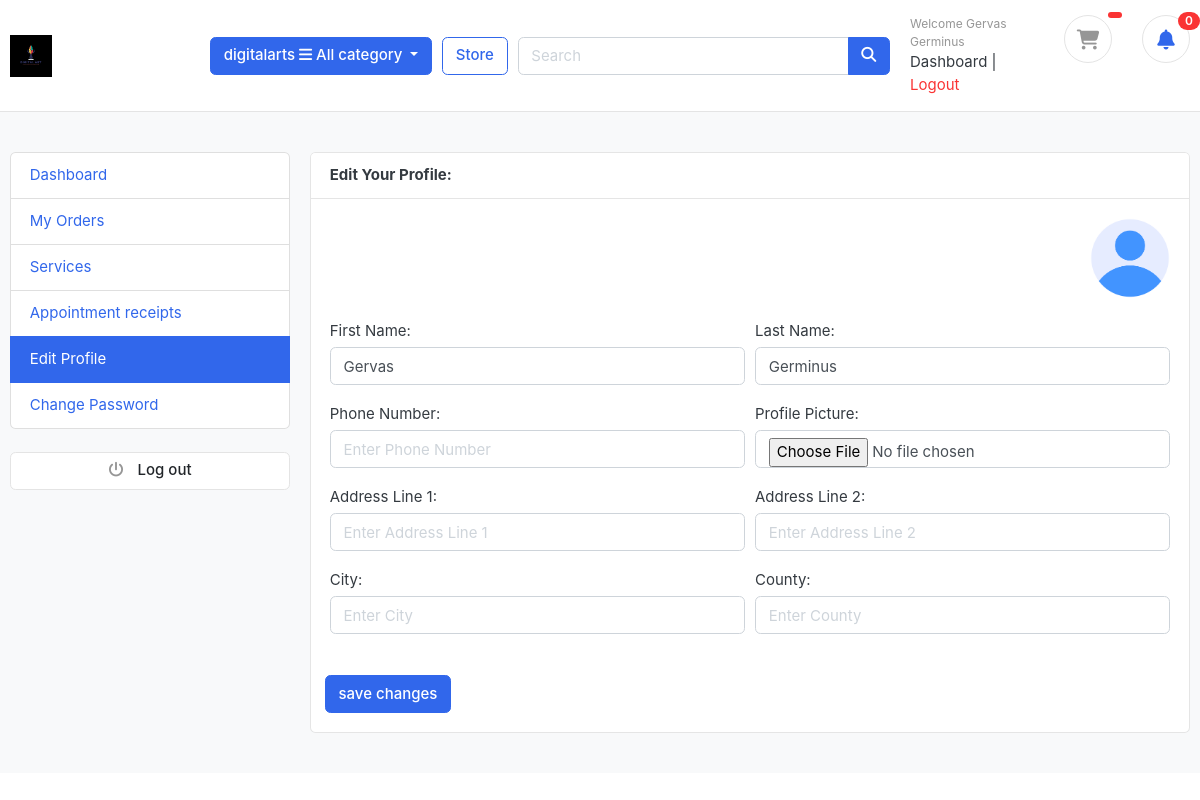
The app's page /accounts/edit_profile/ (signed in) with its own data.
### accounts/models.py (models this page shows, shortened)
class Account(AbstractUser):
    STATUS_CHOICES = [
        ('pending', 'Pending'),
        ('accepted', 'Accepted'),
        ('rejected', 'Rejected'),
    ]
    first_name = models.CharField(max_length=255)
    last_name = models.CharField(max_length=255)
    username = models.CharField(max_length=255, unique=True) # unique=True means that no two users can have the same username
    email = models.EmailField(unique=True) # unique=True means that no two users can have the same email address
    phone_number = models.CharField(max_length=10, validators=[validate_phone_number])
    address = models.CharField(max_length=255, blank=True)
    city = models.CharField(max_length=255, blank=True)
    county = models.CharField(max_length=255, blank=True)
    status = models.CharField(max_length=10, choices=STATUS_CHOICES, default='pending')
    is_vendor = models.BooleanField(default=False)
    USERNAME_FIELD = 'email' # username field
    REQUIRED_FIELDS = ['username', 'first_name', 'last_name'] # required when user is created
    class Meta:
        verbose_name = 'Customers'
        verbose_name_plural = 'Customers'

class UserProfile(models.Model):
    user = models.OneToOneField(Account, on_delete=models.CASCADE)
    address_line_1 = models.CharField(max_length=255, blank=True)
    address_line_2 = models.CharField(max_length=255, blank=True)
    profile_picture = models.ImageField(upload_to='userprofile/', blank=True, null=True, default='../static/images/avatars/user.png')
    city = models.CharField(max_length=255, blank=True)
    county = models.CharField(max_length=255, blank=True)
    class Meta:
        verbose_name = 'Customer Profile'
        verbose_name_plural = 'Customer Profiles'

### accounts/views.py (the view)
# urls.py: path('edit_profile/', views.edit_profile, name='edit_profile'),
@login_required(login_url='login')
def edit_profile(request):
    userprofile = get_object_or_404(UserProfile, user=request.user)
    if request.method == 'POST':
        user_form = UserForm(request.POST, instance=request.user)
        profile_form = UserProfileForm(request.POST, request.FILES, instance=userprofile)
        if user_form.is_valid() and profile_form.is_valid():
            user_form.save()
            profile_form.save()
            messages.success(request, 'Your profile has been updated')
            return redirect('edit_profile')
    else:
        user_form = UserForm(instance=request.user)
        profile_form = UserProfileForm(instance=userprofile)
    context = {
        'user_form': user_form,
        'profile_form': profile_form,
        'userprofile': userprofile,
    }
    return render(request, 'accounts/edit_profile.html', context)

### accounts/forms.py
class UserForm(forms.ModelForm):
    class Meta:
        model = Account
        fields = ('first_name', 'last_name', 'phone_number')
    def __init__(self, *args, **kwargs):
        super(UserForm, self).__init__(*args, **kwargs)
        self.fields['first_name'].widget.attrs['placeholder'] = 'Enter First Name'
        self.fields['last_name'].widget.attrs['placeholder'] = 'Enter Last Name'
        self.fields['phone_number'].widget.attrs['placeholder'] = 'Enter Phone Number'
        for field in self.fields:
            self.fields[field].widget.attrs['class'] = 'form-control'

class UserProfileForm(forms.ModelForm):
    profile_picture = forms.ImageField(required=False, error_messages={'invalid':("Image files only")}, widget=forms.FileInput)
    class Meta:
        model = UserProfile
        fields = ('address_line_1', 'address_line_2', 'city',  'county', 'profile_picture')
    def __init__(self, *args, **kwargs):
        super(UserProfileForm, self).__init__(*args, **kwargs)
        self.fields['address_line_1'].widget.attrs['placeholder'] = 'Enter Address Line 1'
        self.fields['address_line_2'].widget.attrs['placeholder'] = 'Enter Address Line 2'
        self.fields['city'].widget.attrs['placeholder'] = 'Enter City'
        self.fields['county'].widget.attrs['placeholder'] = 'Enter County'
        for field in self.fields:
            self.fields[field].widget.attrs['class'] = 'form-control'

### templates/accounts/edit_profile.html (shortened to what this page needs)
{% extends 'base.html' %} {% block title %}Edit Profile{% endblock %}
{% load static %}
{% block content %}
<section class="section-conten padding-y bg">
  <div class="container">
    <div class="row">
      {% include 'includes/dashboard_sidebar.html' %}
      <main class="col-md-9">
        <article class="card">
          <header class="card-header">
            <strong class="d-inline-block mr-3">Edit Your Profile:</strong>
          </header>
          <div class="card-body">
            <div class="text-right">
              {% if userprofile.profile_picture %}
                <img
                    src="{{userprofile.profile_picture.url}}"
                    class="img-sm rounded-circle mb-4"
                    alt="profile image"
                />
              {% else %}
                <img
                    src="{% static 'images/avatars/user.png' %}"
                    class="img-sm rounded-circle mb-4"
                    alt="profile image"
                />
              {% endif %}
            </div>
            <div class="row">
              <div class="col-md-12">
                <form action="{% url 'edit_profile' %}" method="POST" enctype="multipart/form-data">
                  <div class="form-row">
                    <div class="form-group col-md-6">
                      <label for="first_name">First Name:</label>
                      {{user_form.first_name}}
                    </div>
                    <div class="form-group col-md-6">
                      <label for="last_name">Last Name:</label>
                        {{user_form.last_name}}
                    </div>
                    <div class="form-group col-md-6">
                      <label for="phone_number">Phone Number:</label>
                      {{user_form.phone_number}}
                    </div>
                    <div class="form-group col-md-6">
                        <label for="phone_number">Profile Picture:</label>
                        {{profile_form.profile_picture}}
                      </div>
                    <div class="form-group col-md-6">
                      <label for="address">Address Line 1:</label>
                      {{profile_form.address_line_1}}
                    </div>
                    <div class="form-group col-md-6">
                      <label for="address">Address Line 2:</label>
                      {{profile_form.address_line_2}}
                    </div>
                    <div class="form-group col-md-6">
                      <label for="city">City:</label>
                      {{profile_form.city}}
                    </div>
                    <div class="form-group col-md-6">
                      <label for="country">County:</label>
                        {{profile_form.county}}
                    </div>
                      <input
                        type="submit"
                        class="btn btn-primary mt-4"
                        value="save changes"
                      />
                    </div>
                  </div>
              </div>
            </div>
          </div>
    </div>
</section>
{% endblock %}

### templates/includes/navbar.html (shortened to what this page needs)
{% load static %}
<header class="section-header">
  <section class="header-main border-bottom">
    <div class="container">
      <div class="row align-items-center">
        <div class="col-lg-2 col-md-3 col-6">
          <a href="{% url 'home' %}" class="brand-wrap">
            <img
              class="logo"
              src="{% static 'images/logo.jpg' %}"
              style="width:auto;height:auto;"
              alt="Logo"
            />
          </a>
        </div>
        <div class="col-lg col-sm col-md col-6 flex-grow-0">
          <div class="category-wrap dropdown d-inline-block float-right">
            <button
              type="button"
              class="btn btn-primary dropdown-toggle"
              data-toggle="dropdown"
            >digitalarts
              <i class="fa fa-bars"></i> All category
            </button>
          </div>
        </div>
        <a href="{% url 'store' %}" class="btn btn-outline-primary">Store</a>
        <div class="col-lg col-md-6 col-sm-12 col">
          <form action="{% url 'search' %}" class="search" method="GET">
            <div class="input-group w-100">
              <input
                type="text"
                class="form-control"
                style="width: 60%"
                placeholder="Search"
                name="keyword"
              />
              <div class="input-group-append">
                <button class="btn btn-primary" type="submit">
                  <i class="fa fa-search"></i>
                </button>
              </div>
            </div>
          </form>
        </div>
        <div class="col-lg-3 col-sm-6 col-8 order-2 order-lg-3">
          <div class="d-flex justify-content-end mb-3 mb-lg-0">
            <div class="widget-header">
              <div>
                {% if request.user.is_authenticated %}
                <small class="title text-muted"
                  >Welcome {{ user.first_name }} {{ user.last_name }}</small
                >
                {% if request.user.is_vendor == True %}
                <a href="{% url 'supplier_dashboard' %}">Dashboard</a>
                {% else %}
                <a href="{% url 'dashboard' %}">Dashboard</a>
                {% endif %}
                <span class="dark-transp"> | </span>
                <a class="text-danger" type="" href="{% url 'logout' %}"
                  >Logout</a
                >
                {% else %}
                <small class="title text-muted">Welcome Guest</small>
                <a href="{% url 'login' %}">Sign in</a>
                <span class="dark-transp"> | </span>
                <a href="{% url 'register' %}">Register</a>
                {% endif %}
              </div>
            </div>
            <a href="{% url 'cart' %}" class="widget-header pl-3 ml-3">
              <div class="icon icon-sm rounded-circle border">
                <i class="fa fa-shopping-cart"></i>
              </div>
              <span class="badge badge-pill badge-danger notify">
              </span>
            </a>
            <a href="{% url 'notification_count' %}" class="widget-header pl-3 ml-3">
              <div class="icon icon-sm rounded-circle border">
                <i class="fa fa-bell text-primary"></i>
              </div>
              <span class="badge badge-pill badge-danger notify">
                {{ arrival_count|default:0 }}
              </span>
            </a>
          </div>
        </div>
      </div>
    </div>
  </section>
</header>

### static/css/ui.css (style rules this page uses)
html { font-family: "Inter", sans-serif; font-size: 15px; }
.icon-xs, .icon-sm, .icon-md, .icon-lg { display: inline-block; text-align: center; flex-shrink: 0; flex-grow: 0; }
.icon-sm { width: 48px; height: 48px; line-height: 48px !important; font-size: 20px; }
.img-xs, .img-sm, .img-md, .img-lg { -o-object-fit: cover; object-fit: cover; flex-shrink: 0; flex-grow: 0; }
.img-sm { width: 80px; height: 80px; }
.padding-y { padding-top: 40px; padding-bottom: 40px; }
article:after, .form-group:after { display: block; clear: both; content: ""; }
.bg { background-color: #f8f9fa; }
.header-main { position: relative; padding-top: 1rem; padding-bottom: 1rem; }
.brand-wrap .logo, .navbar-brand .logo { margin-right: 7px; max-height: 42px; display: inline-block; }
.widget-header { display: inline-block; vertical-align: middle; position: relative; }
.widget-header a { color: #343a40; }
.widget-header i { color: #969696; }
.widget-header .title { display: block; }
.widget-header .notify { position: absolute; top: -3px; right: -10px; }
.notify { position: absolute; top: -4px; right: -10px; display: inline-block; padding: 0.25em 0.6em; font-size: 12px; line-height: 1; text-align: center; border-radius: 3rem; color: #fff; background-color: #fa3434; }

### records on screen
Account: first_name "Gervas", last_name "Germinus"
UserProfile: profile_picture (placeholder picture)

### other values on screen
{{ arrival_count|default:0 }} "0"
